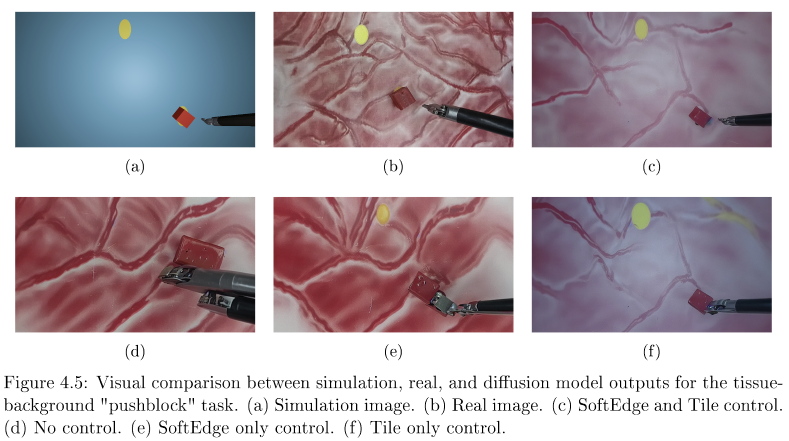
#> input picture assets/generated_vs_real.png, 1578 x 882 px (shown at 1/2 size)
$ python dataset_aug.py --input_path ../assets --output_path out.png
#> lines starting #> are read from the running program, lines starting #| are printed output that depends on the picture
'''Script to augment an input dataset by changing the brightness and contrast of images.'''
import cv2 as cv
import os
import argparse
import numpy as np
import random

def augment_dataset(input_path, output_path, num_img_per_image=5):
    '''Function to augment images in input_path by changing brightness and contrast, and save the entire dataset with the new images in output_path'''
#> called with input_path = '../assets', output_path = 'out.png', num_img_per_image = 5
    # Create output folder if it doesn't exist
    if not os.path.exists(output_path):
        os.makedirs(output_path)
    # Iterate through images in input_path folder
    for img in os.listdir(input_path):
        img_path = os.path.join(input_path, img)
        if os.path.isfile(img_path):
            print("Processing:", img)
            # Load image
            image = cv.imread(img_path)
#> image is the input picture: shape (882, 1578, 3); mean B, G, R 175.1, 168.8, 180.1
            if image is None:
                print(f"ERROR: Failed to open image file {img_path}")
                continue
            # Augment contrast and brightness randomly to generate num_img_per_image new images
            # alpha > 1 increases contrast, alpha < 1 decreases contrast
            # beta > 0 increases brightness, beta < 0 decreases brightness
            for i in range(num_img_per_image):
                alpha = random.uniform(0.5, 1.5)
                beta = random.randint(-50, 50)
                new_image = cv.convertScaleAbs(image, alpha=alpha, beta=beta)
                # Save augmented image
                new_img_path = os.path.join(output_path, f"{os.path.splitext(img)[0]}_aug_{i}.png")
                img_save = cv.imwrite(new_img_path, new_image)
                if not img_save:
                    print(f"ERROR: Failed to save augmented image {new_img_path}")
#> this loop made 5 passes
#> pass 1, in augment_dataset, `new_image = cv.convertScaleAbs(image, alpha=alpha, beta=beta)`:
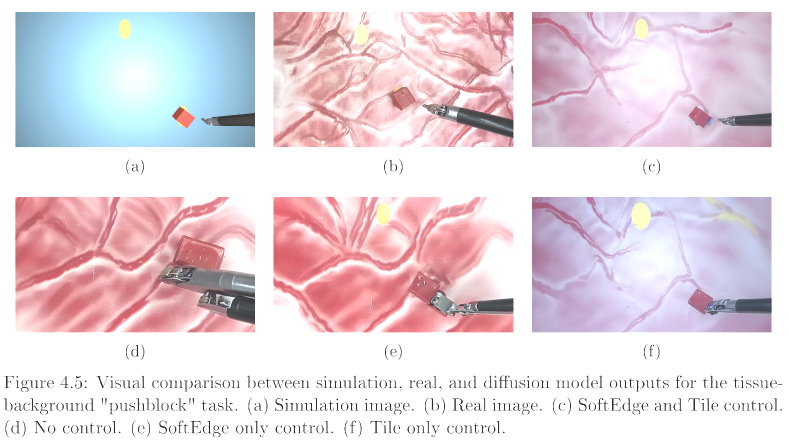
#> new_image: shape (882, 1578, 3) (shown at 1/2 size); mean B, G, R 223.6, 216.5, 230.8
#> pass 2, in augment_dataset, `new_image = cv.convertScaleAbs(image, alpha=alpha, beta=beta)`:
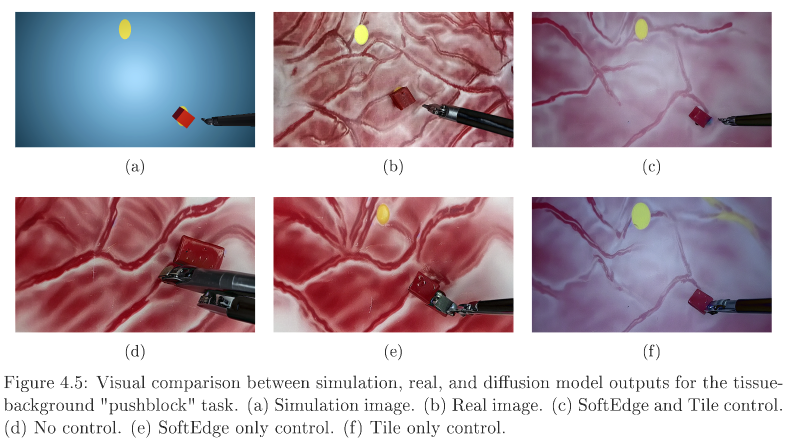
#> new_image: shape (882, 1578, 3) (shown at 1/2 size); mean B, G, R 176.7, 168, 183.8
#> pass 3, in augment_dataset, `new_image = cv.convertScaleAbs(image, alpha=alpha, beta=beta)`:
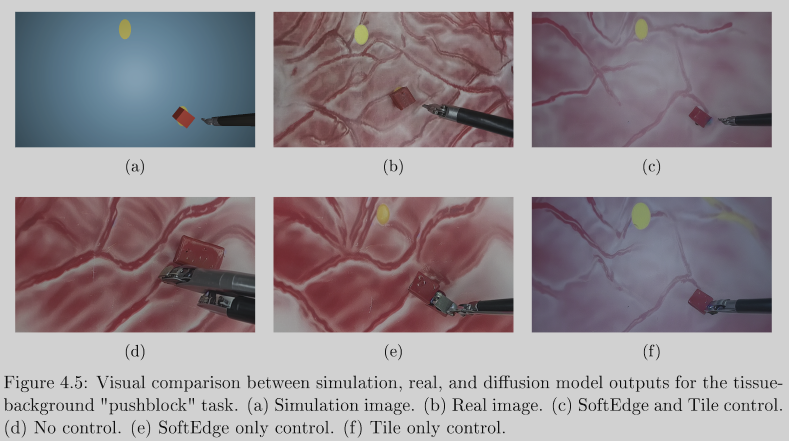
#> new_image: shape (882, 1578, 3) (shown at 1/2 size); mean B, G, R 148.1, 143.3, 151.9
#> pass 2 of the loop in augment_dataset, `for img in os.listdir(input_path):`:
#| Processing: hyperparameters.png
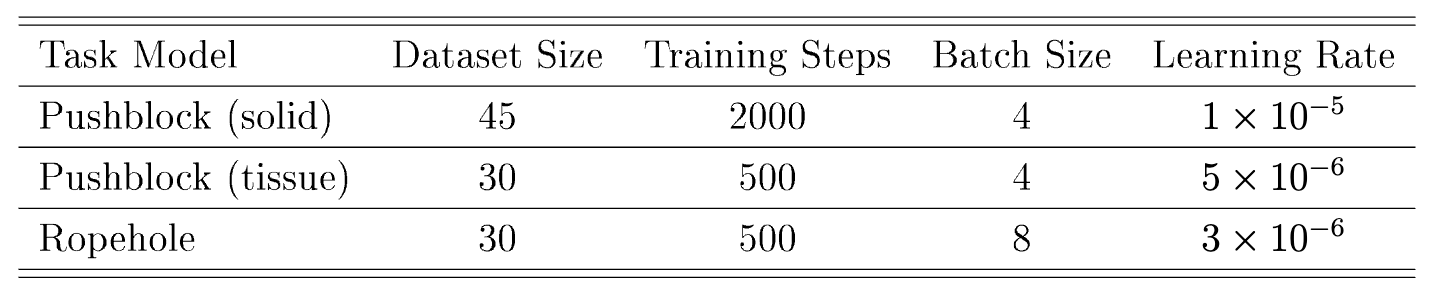
#> input picture assets/hyperparameters.png, 1436 x 296 px
#> in augment_dataset, image is the input picture: shape (296, 1436, 3); min 0, max 255, mean 238.7
#> the loop in augment_dataset, `for i in range(num_img_per_image):` made 5 passes
#> pass 1, in augment_dataset, `new_image = cv.convertScaleAbs(image, alpha=alpha, beta=beta)`:
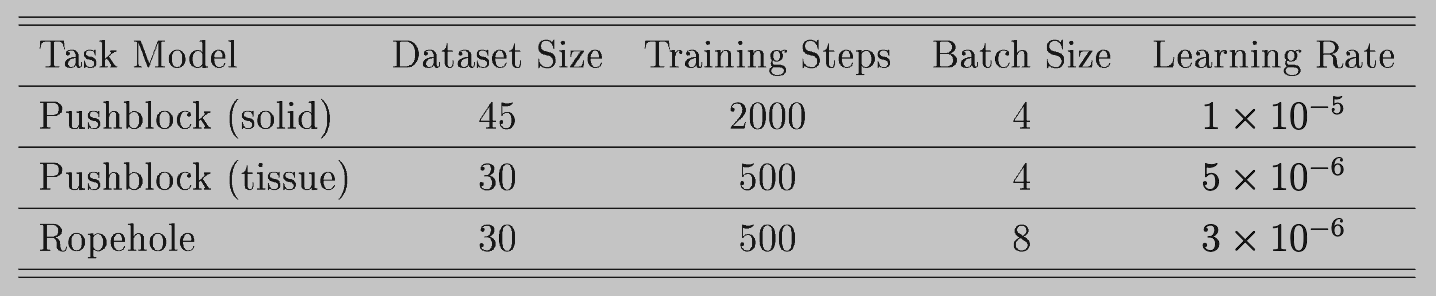
#> new_image: shape (296, 1436, 3); min 1, max 196, mean 183.6
#> pass 3, in augment_dataset, `new_image = cv.convertScaleAbs(image, alpha=alpha, beta=beta)`:
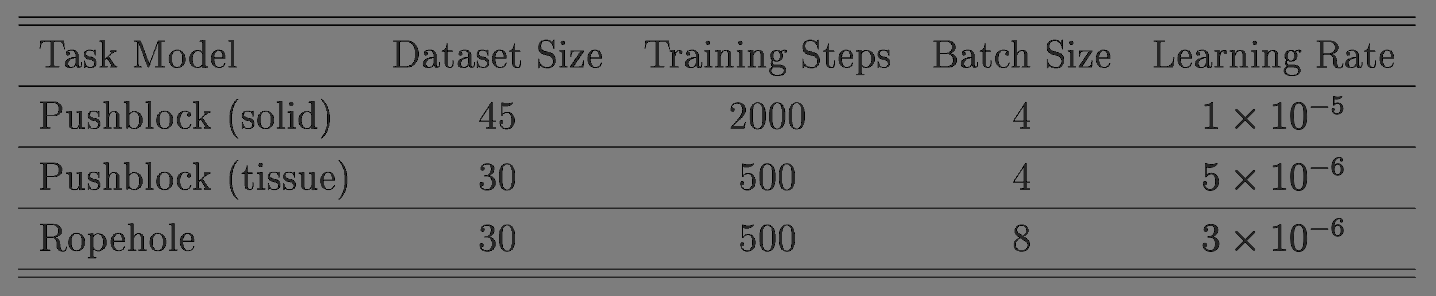
#> new_image: shape (296, 1436, 3); min 0, max 125, mean 117.2
#> pass 3 of the loop in augment_dataset, `for img in os.listdir(input_path):`:
#| Processing: inference_parameters.png
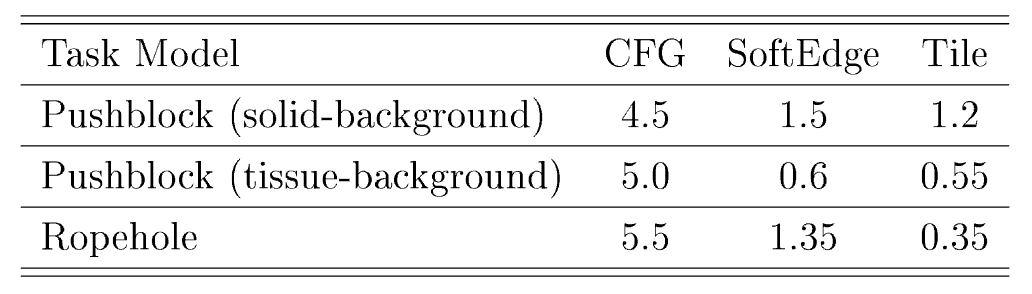
#> input picture assets/inference_parameters.png, 1032 x 294 px
#> in augment_dataset, image is the input picture: shape (294, 1032, 3); min 0, max 255, mean 237.4
#> the loop in augment_dataset, `for i in range(num_img_per_image):` made 5 passes
#> pass 1, in augment_dataset, `new_image = cv.convertScaleAbs(image, alpha=alpha, beta=beta)`:
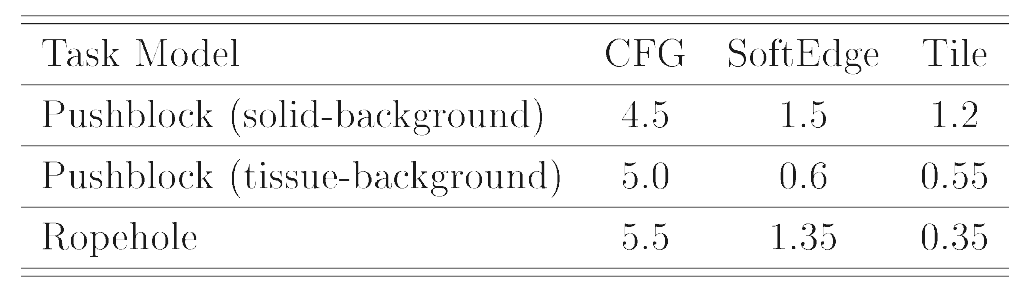
#> new_image: shape (294, 1032, 3); min 27, max 255, mean 243.4
#> pass 3, in augment_dataset, `new_image = cv.convertScaleAbs(image, alpha=alpha, beta=beta)`:
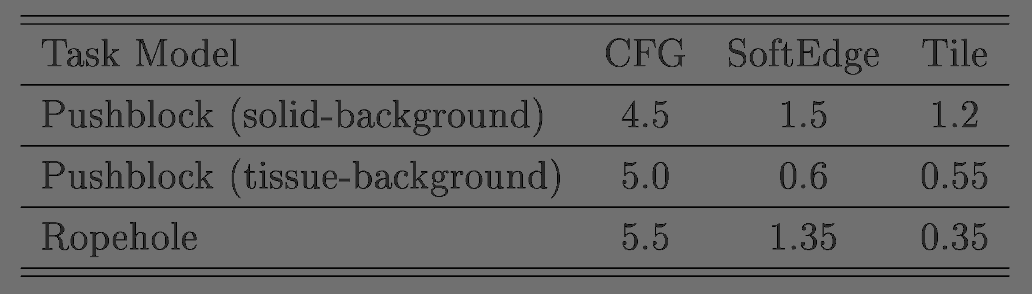
#> new_image: shape (294, 1032, 3); min 1, max 112, mean 103.9
#> the loop made 5 passes; the first 3 are shown
    print("Dataset augmentation completed.")
    cv.destroyAllWindows()

if __name__ == "__main__":
    parser = argparse.ArgumentParser()
    parser.add_argument("--input_path", type=str, required=True, help="Path to the input dataset folder containing images")
    parser.add_argument("--output_path", type=str, required=True, help="Path to save the augmented dataset")
    parser.add_argument("--num_img_per_image", type=int, default=5, help="Number of augmented images per original image")
    args = parser.parse_args()

    augment_dataset(args.input_path, args.output_path, args.num_img_per_image)
